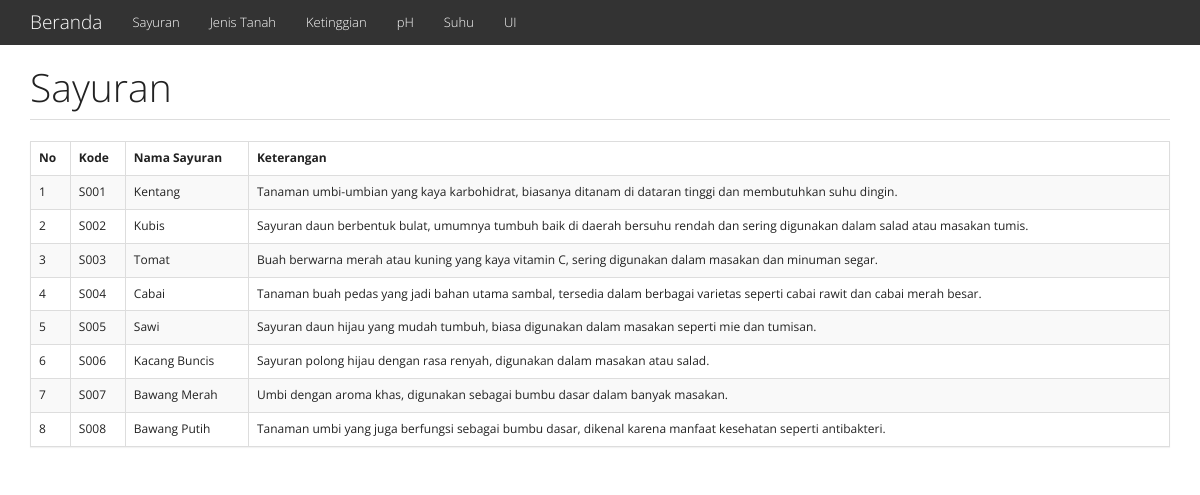
/?m=sayur, run on the app's committed database.
### tables this page shows
CREATE TABLE tb_sayuran (
  kode_sayuran varchar(16) NOT NULL,
  nama_sayuran varchar(255) DEFAULT NULL,
  keterangan text DEFAULT NULL,
  referensi varchar(100) DEFAULT NULL
);

### functions.php (called while the page is built, shortened)
<?php
$config["server"] = 'localhost';
$config["username"] = 'root';
$config["password"] = '';
$config["database_name"] = 'cf_fc';
include_once 'includes/db.php';
$db = new DB($config['server'], $config['username'], $config['password'], $config['database_name']);
if (!function_exists('_get')) {
    function _get($key, $val = null) {
        return isset($_GET[$key]) ? $_GET[$key] : $val;
    }
}
function esc_field($str) {
    return $str ? addslashes($str) : '';
}

### includes/db.php (called while the page is built, shortened)
<?php
class DB
{
    var $conn = null;
    public function __construct($host, $username, $passwd, $dbname)
    {
        $this->conn = mysqli_connect($host, $username, $passwd, $dbname);
    }
    public function query($sql)
    {
        $query = mysqli_query($this->conn, $sql) or die('<pre>Error mysqli_query: ' . mysqli_error($this->conn) . '<br />' . $sql . '</pre>');
        return $query;
    }
    public function get_results($sql)
    {
        $query = $this->query($sql);
        $arr = array();
        while ($row = mysqli_fetch_object($query)) {
            $arr[] = $row;
        }
        return $arr;
    }
}

### sayur.php (the view)
<div class="page-header">
    <h1>Sayuran</h1>
</div>
<div class="panel panel-default">
    <div class="table-responsive">
        <table class="table table-bordered table-hover table-striped">
            <thead>
                <tr class="nw">
                    <th>No</th>
                    <th>Kode</th>
                    <th>Nama Sayuran</th>
                    <th>Keterangan</th>
                </tr>
            </thead>
            <?php
            $q = esc_field(_get('q'));
            $rows = $db->get_results("SELECT * FROM tb_sayuran
                WHERE kode_sayuran LIKE '%$q%' OR nama_sayuran  LIKE '%$q%' OR keterangan LIKE '%$q%'
                ORDER BY kode_sayuran");
            $no = 0;
            foreach ($rows as $row) : ?>
                <tr>
                    <td><?= ++$no ?></td>
                    <td><?= $row->kode_sayuran ?></td>
                    <td><?= $row->nama_sayuran ?></td>
                    <td><?= $row->keterangan ?></td>
                </tr>
            <?php endforeach; ?>
        </table>
    </div>
</div>

### index.php (shortened to what this page needs)
<?php
include_once 'functions.php';
$mod = isset($_GET['m']) ? $_GET['m'] : 'home';
?>
<!DOCTYPE html>
<html lang="en">
<head>
    <link href="assets/css/yeti-bootstrap.min.css" rel="stylesheet" />
    <link href="assets/css/general.css" rel="stylesheet" />
    <link href="assets/css/select2.min.css" rel="stylesheet" />
</head>
<body>
    <nav class="navbar navbar-default navbar-static-top">
        <div class="container">
            <div class="navbar-header">
                <a class="navbar-brand" href="?">Beranda</a>
            </div>
            <div id="navbar" class="navbar-collapse collapse">
                <ul class="nav navbar-nav">
                    <li><a href="?m=sayur">Sayuran</a></li>
                    <li><a href="?m=tanah">Jenis Tanah</a></li>
                    <li><a href="?m=ketinggian">Ketinggian</a></li>
                    <li><a href="?m=PH">pH</a></li>
                    <li><a href="?m=suhu">Suhu</a></li>
                    <li><a href="?m=ui">UI</a></li>
                </ul>
            </div>
        </div>
    </nav>
    <div class="container">
        <?php
        if (file_exists("$mod.php")) {
            include "$mod.php";
        } else {
            include 'home.php';
        }
        ?>
    </div>
</body>
</html>

### assets/css/general.css (style rules this page uses)
html { position: relative; min-height: 100%; }
body { margin-bottom: 70px; }
.nw { white-space: nowrap; }
.page-header { margin-top: 0; padding-bottom: 0; }
.page-header h1 { margin-top: 0; }

### data on the page
tb_sayuran: kode_sayuran "S001", nama_sayuran "Kentang", keterangan "Tanaman umbi-umbian yang kaya karbohidrat, biasanya ditanam di dataran tinggi dan membutuhkan suhu dingin."
tb_sayuran: kode_sayuran "S002", nama_sayuran "Kubis", keterangan "Sayuran daun berbentuk bulat, umumnya tumbuh baik di daerah bersuhu rendah dan sering digunakan dalam salad atau masakan tumis."
tb_sayuran: kode_sayuran "S003", nama_sayuran "Tomat", keterangan "Buah berwarna merah atau kuning yang kaya vitamin C, sering digunakan dalam masakan dan minuman segar."
tb_sayuran: kode_sayuran "S004", nama_sayuran "Cabai", keterangan "Tanaman buah pedas yang jadi bahan utama sambal, tersedia dalam berbagai varietas seperti cabai rawit dan cabai merah besar."
tb_sayuran: kode_sayuran "S005", nama_sayuran "Sawi", keterangan "Sayuran daun hijau yang mudah tumbuh, biasa digunakan dalam masakan seperti mie dan tumisan."
tb_sayuran: kode_sayuran "S006", nama_sayuran "Kacang Buncis", keterangan "Sayuran polong hijau dengan rasa renyah, digunakan dalam masakan atau salad."
tb_sayuran: kode_sayuran "S007", nama_sayuran "Bawang Merah", keterangan "Umbi dengan aroma khas, digunakan sebagai bumbu dasar dalam banyak masakan."
tb_sayuran: kode_sayuran "S008", nama_sayuran "Bawang Putih", keterangan "Tanaman umbi yang juga berfungsi sebagai bumbu dasar, dikenal karena manfaat kesehatan seperti antibakteri."
